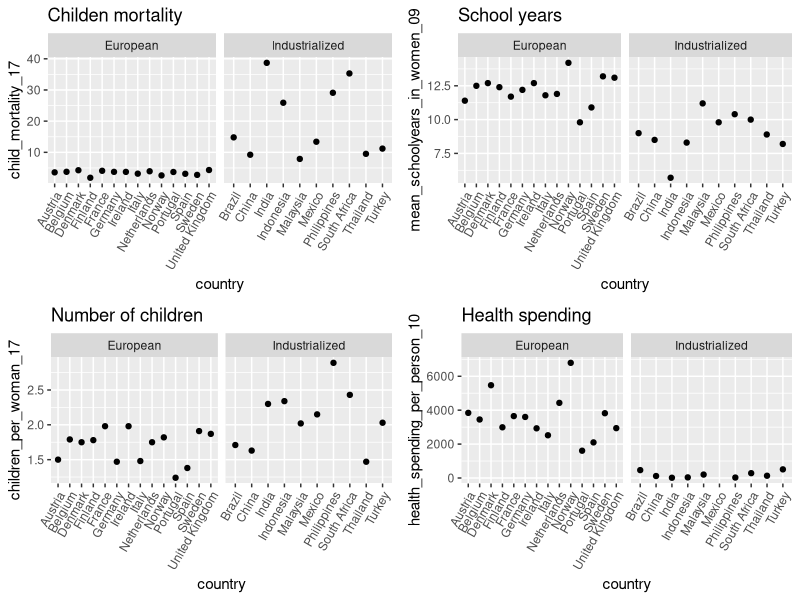
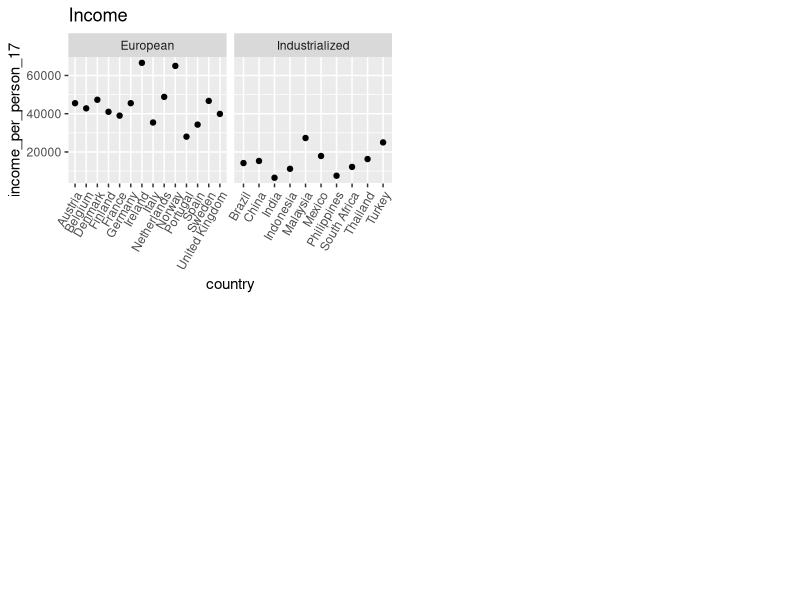
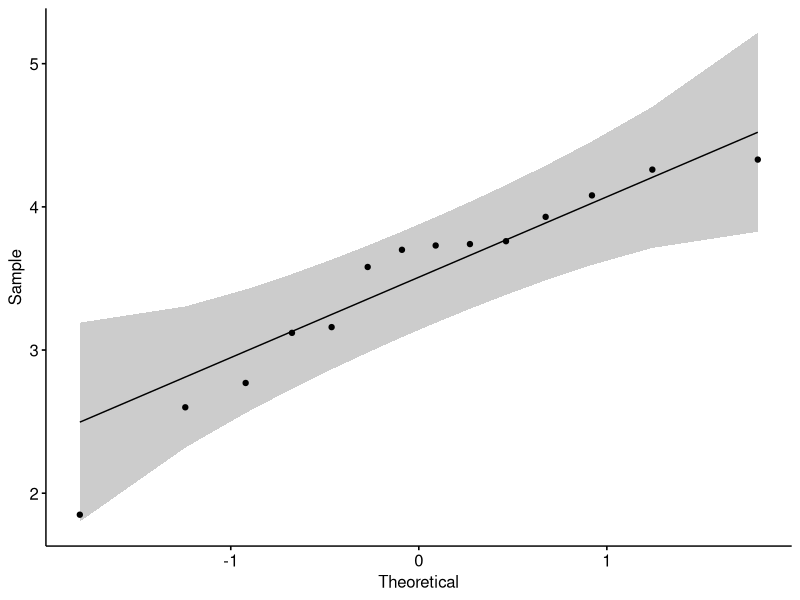
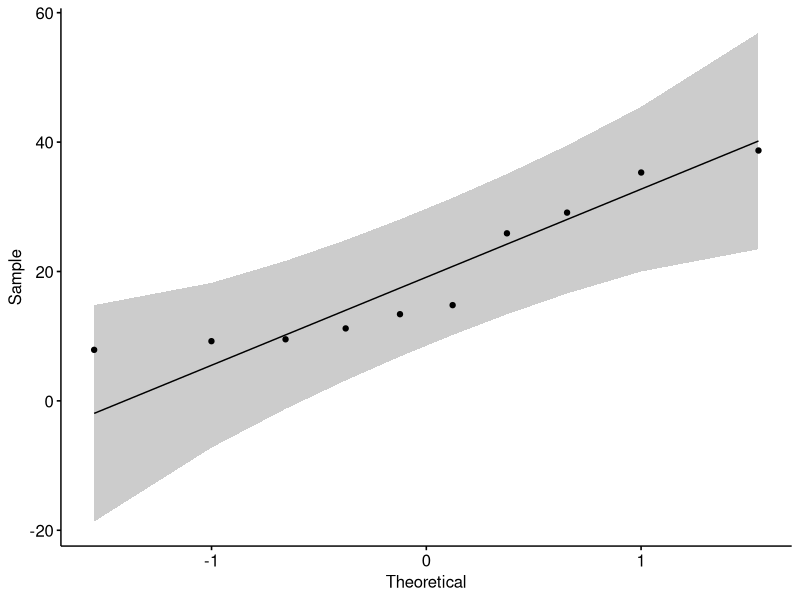
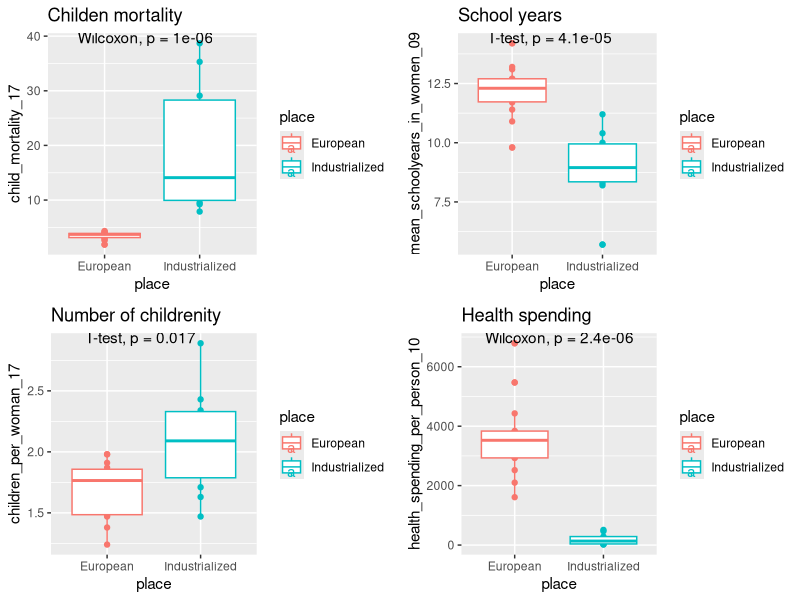
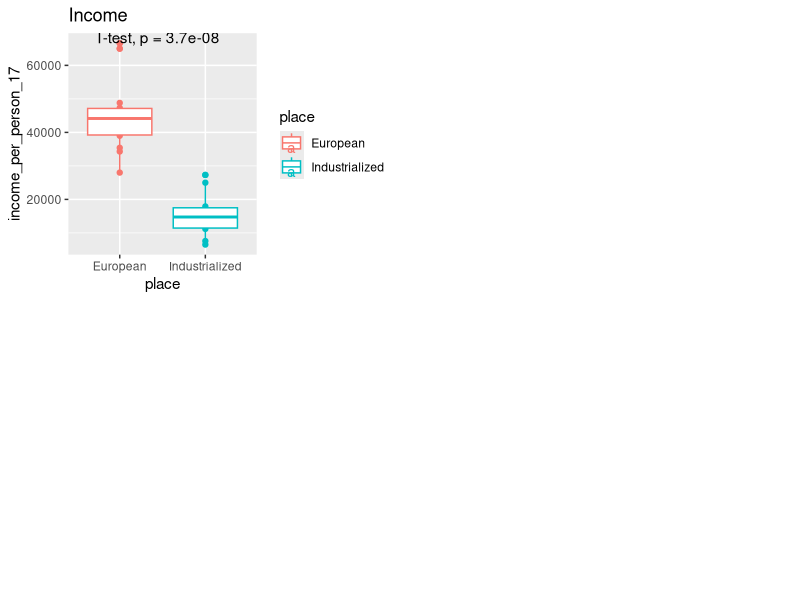
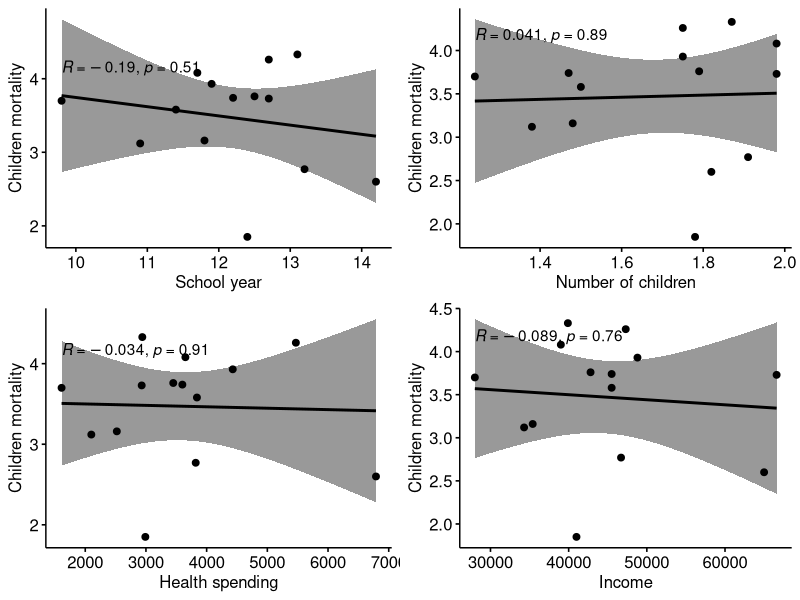
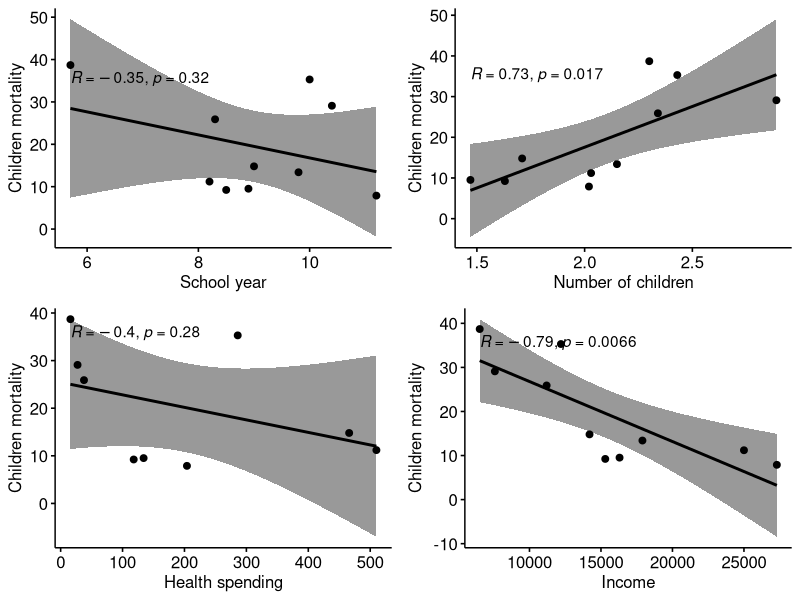

The R source for these figures, in order:
## ---- chunk 1
library(tidyverse)
library(ggplot2)
library(ggpubr)
library(corrplot)
library(RColorBrewer)
## ---- chunk 2
raw_data <- read_tsv("five_datasets_combined.tsv")
head(raw_data)

european_countries_names <-c("Austria", "Belgium", "Denmark", "Finland", "France", "Germany", "Ireland", "Italy", "Iceland", "Norway", "Netherlands", "Portugal", "Spain", "Sweden", "United Kingdom")
european_countries<- raw_data %>% filter(country %in% european_countries_names) %>% mutate(place="European")
european_countries


industrialized_countries_names <- c("Brazil", "China", "India", "Indonesia", "Malaysia", "Mexico", "Philippines", "South Africa", "Thailand", "Turkey")
industrialized_countries <- raw_data %>% filter(country %in% industrialized_countries_names) %>% mutate(place="Industrialized")
industrialized_countries

total <- rbind(european_countries, industrialized_countries)
total
## ---- chunk 3
p1 <- total %>%
ggplot(aes(x=country, y=child_mortality_17)) + geom_point() + theme(axis.text.x = element_text(angle = 60, hjust = 1)) + ggtitle("Childen mortality") +
  facet_wrap(~place, scales="free_x")

p2 <- total %>%
ggplot(aes(x=country, y=mean_schoolyears_in_women_09)) + geom_point() + theme(axis.text.x = element_text(angle = 60, hjust = 1))  + ggtitle("School years") +
  facet_wrap(~place, scales="free_x")

p3 <- total %>%
ggplot(aes(x=country, y=children_per_woman_17)) + geom_point() + theme(axis.text.x = element_text(angle = 60, hjust = 1))  + ggtitle("Number of children") +
  facet_wrap(~place, scales="free_x")

p4 <- total %>%
ggplot(aes(x=country, y=health_spending_per_person_10)) + geom_point() + theme(axis.text.x = element_text(angle = 60, hjust = 1))  + ggtitle("Health spending") +
  facet_wrap(~place, scales="free_x")

p5 <- total %>%
ggplot(aes(x=country, y=income_per_person_17)) + geom_point() + theme(axis.text.x = element_text(angle = 60, hjust = 1))  + ggtitle("Income") +
  facet_wrap(~place, scales="free_x")

figure1 <- ggarrange(p1, p2, p3, p4, p5,ncol=2, nrow=2)
figure1
## ---- chunk 4
total %>% group_by(place) %>% summarise_all(funs(mean(., na.rm = TRUE), sd(., na.rm = TRUE)))

# Normality test
ggqqplot(european_countries$child_mortality_17)
shapiro.test(european_countries$child_mortality_17)
shapiro.test(european_countries$mean_schoolyears_in_women_09)
shapiro.test(european_countries$children_per_woman_17)
shapiro.test(european_countries$health_spending_per_person_10)
shapiro.test(european_countries$income_per_person_17)

ggqqplot(industrialized_countries$child_mortality_17)
shapiro.test(industrialized_countries$child_mortality_17)
shapiro.test(industrialized_countries$mean_schoolyears_in_women_09)
shapiro.test(industrialized_countries$children_per_woman_17)
shapiro.test(industrialized_countries$health_spending_per_person_10)
shapiro.test(industrialized_countries$income_per_person_17)

# Variances homogeneity test
var.test(child_mortality_17 ~ place, data=total)
var.test(mean_schoolyears_in_women_09 ~ place, data=total)
var.test(children_per_woman_17 ~ place, data=total)
var.test(health_spending_per_person_10 ~ place, data=total)
var.test(income_per_person_17 ~ place, data=total)

# For child_mortality_17 and health_spending_per_person_10, t-test is not useable, use Mann–Whitney U test instead.
wilcox.test(child_mortality_17 ~ place, data=total, alternative = "less")
t.test(mean_schoolyears_in_women_09 ~ place, data=total, var.equal = TRUE, alternative = "greater")
t.test(children_per_woman_17 ~ place, data=total, var.equal = TRUE, alternative = "two.sided")
wilcox.test(health_spending_per_person_10 ~ place, data=total, alternative = "greater")
t.test(income_per_person_17~ place, data=total, var.equal = TRUE, alternative = "greater")

a1 <- total %>% ggplot(aes(x=place, y=child_mortality_17, color=place)) + geom_point() + geom_boxplot() + ggtitle("Childen mortality") + stat_compare_means(method = "wilcox.test")

a2 <- total %>% ggplot(aes(x=place, y=mean_schoolyears_in_women_09, color=place)) + geom_point() + geom_boxplot() + ggtitle("School years") + stat_compare_means(method = "t.test")

a3 <- total %>% ggplot(aes(x=place, y=children_per_woman_17, color=place)) + geom_point() + geom_boxplot() + ggtitle("Number of childrenity") + stat_compare_means(method = "t.test")

a4 <- total %>% ggplot(aes(x=place, y=health_spending_per_person_10, color=place)) + geom_point() + geom_boxplot() + ggtitle("Health spending") + stat_compare_means(method = "wilcox.test")

a5 <- total %>% ggplot(aes(x=place, y=income_per_person_17, color=place)) + geom_point() + geom_boxplot() + ggtitle("Income") + stat_compare_means(method = "t.test")

figure2 <- ggarrange(a1, a2, a3, a4, a5,ncol=2, nrow=2)
figure2
## ---- chunk 5
e1 <- european_countries %>% ggscatter(x= "mean_schoolyears_in_women_09", y= "child_mortality_17", add = "reg.line", conf.int = TRUE, 
          cor.coef = TRUE, cor.method = "pearson",
          xlab = "School year", ylab = "Children mortality")

e2 <- european_countries %>% ggscatter(x= "children_per_woman_17", y= "child_mortality_17", add = "reg.line", conf.int = TRUE, 
          cor.coef = TRUE, cor.method = "pearson",
          xlab = "Number of children", ylab = "Children mortality")

e3 <- european_countries %>% ggscatter(x= "health_spending_per_person_10", y= "child_mortality_17", add = "reg.line", conf.int = TRUE, 
          cor.coef = TRUE, cor.method = "pearson",
          xlab = "Health spending", ylab = "Children mortality")
  
e4 <- european_countries %>% ggscatter(x= "income_per_person_17", y= "child_mortality_17", add = "reg.line", conf.int = TRUE, 
          cor.coef = TRUE, cor.method = "pearson",
          xlab = "Income", ylab = "Children mortality")

figure3 <- ggarrange(e1, e2, e3, e4, ncol=2, nrow=2)
figure3

i1 <- industrialized_countries %>% ggscatter(x= "mean_schoolyears_in_women_09", y= "child_mortality_17", add = "reg.line", conf.int = TRUE, 
          cor.coef = TRUE, cor.method = "pearson",
          xlab = "School year", ylab = "Children mortality")

i2 <- industrialized_countries %>% ggscatter(x= "children_per_woman_17", y= "child_mortality_17", add = "reg.line", conf.int = TRUE, 
          cor.coef = TRUE, cor.method = "pearson",
          xlab = "Number of children", ylab = "Children mortality")

i3 <- industrialized_countries %>% ggscatter(x= "health_spending_per_person_10", y= "child_mortality_17", add = "reg.line", conf.int = TRUE, 
          cor.coef = TRUE, cor.method = "pearson",
          xlab = "Health spending", ylab = "Children mortality")
  
i4 <- industrialized_countries %>% ggscatter(x= "income_per_person_17", y= "child_mortality_17", add = "reg.line", conf.int = TRUE, 
          cor.coef = TRUE, cor.method = "pearson",
          xlab = "Income", ylab = "Children mortality")

figure4 <- ggarrange(i1, i2, i3, i4, ncol=2, nrow=2)
figure4
## ---- chunk 6
european_countries_less <- european_countries %>% select(-c(country, place))
european_matrix <- cor(european_countries_less)
corrplot(european_matrix, type="upper", order="hclust",
         col=brewer.pal(n=8, name="RdYlBu"))

industrialized_countries_less <- industrialized_countries %>% filter (country != "Mexico") %>% select(-c(country, place))
industrialized_matrix <- cor(industrialized_countries_less)
corrplot(industrialized_matrix, type="upper", order="hclust",
         col=brewer.pal(n=8, name="RdYlBu"))
